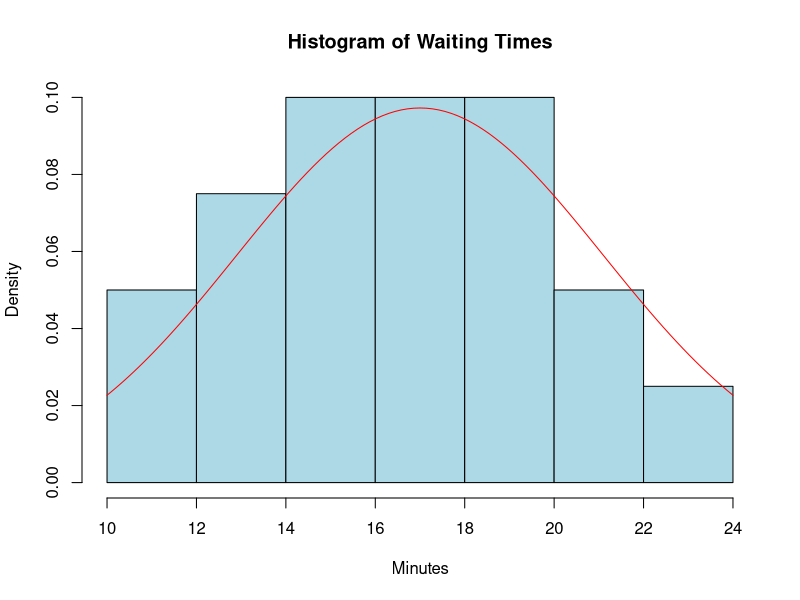
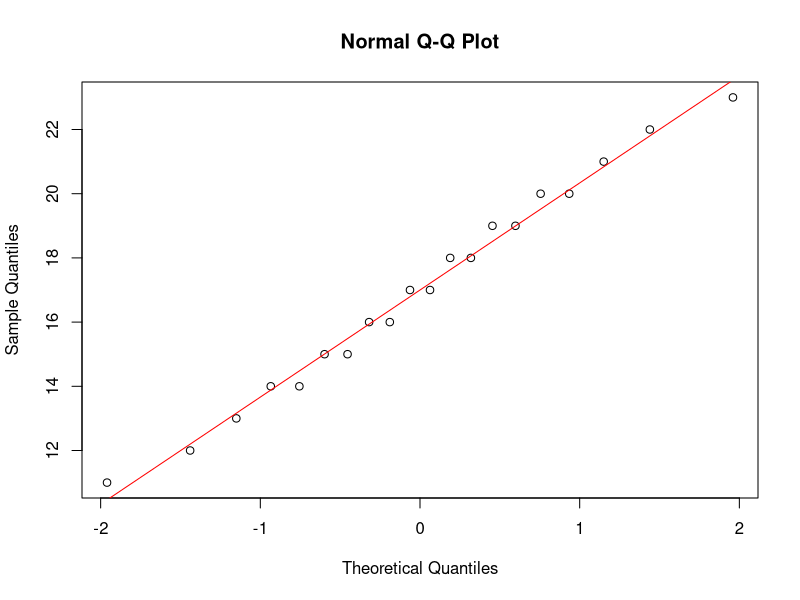
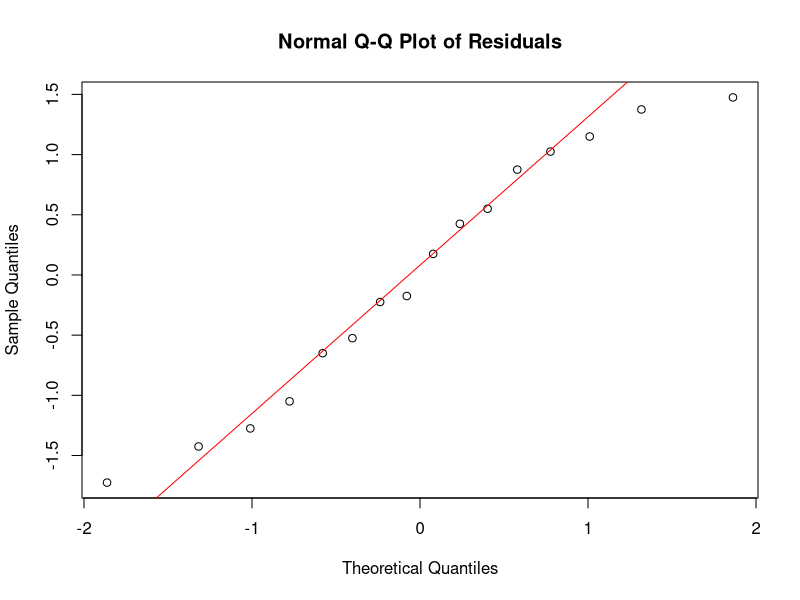
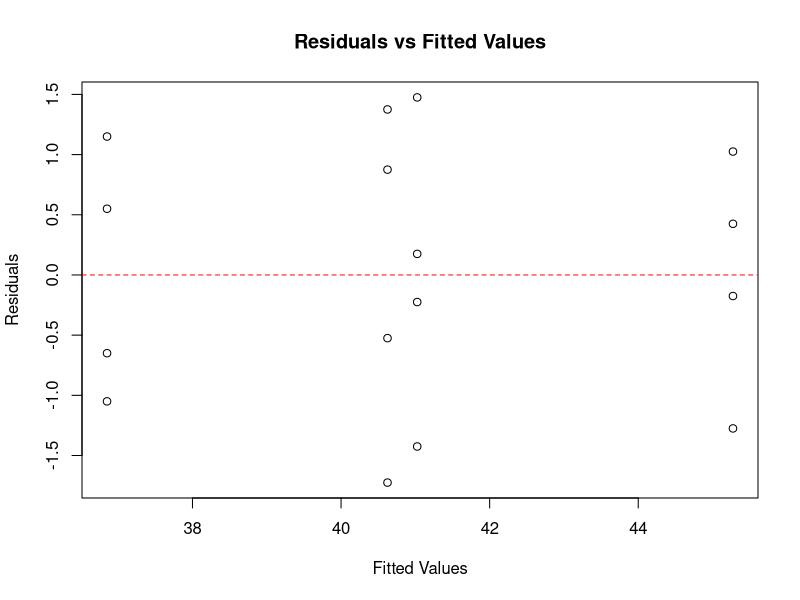

Recreate these plots in R, in order.
## ---- chunk 1
knitr::opts_chunk$set(message =  FALSE)
knitr::opts_chunk$set(warning =  FALSE)
knitr::opts_chunk$set(error =  FALSE)
bfcolor <- function(x, color) {
  if (knitr::is_latex_output()) {
    sprintf("\\textcolor{%s}{\\textbf{%s}}", color, x)
  } else if (knitr::is_html_output()) {
    sprintf("<span style='color: %s;'><b>%s</b></span>", color, x)
  } else x
}
## ---- chunk 2
x <- c(12,18,15,20,17,14,22,16,19,13,21,11,23,18,17,16,20,15,19,14)

#histograph
hist(x, main="Histogram of Waiting Times", xlab="Minutes", col="lightblue", freq=FALSE)
curve(dnorm(x, mean(x), sd(x)), add=TRUE, col="red")

#q-q plot
qqnorm(x, main="Normal Q-Q Plot")
qqline(x, col="red")

#shapiro-wilk test
shapiro.test(x)
## ---- chunk 3
n <- 20
s2 <- var(x)
sigma0_sq = 16

chi2_stat = (n-1) * s2 / sigma0_sq
chi2_stat

qchisq(c(0.025, 0.975), df = n-1)

p_val <- 2 * min(pchisq(chi2_stat, df=n-1), 1 - pchisq(chi2_stat, df=n-1))
p_val
## ---- chunk 4
comp1 <- c(1.12, 1.73, 1.04, 1.86, 1.47, 2.10)
comp2 <- c(1.15, 1.72, 1.10, 1.87, 1.46, 2.15)
d <- comp1 - comp2  # differences

t.test(comp1, comp2, paired=TRUE)
## ---- chunk 5
# Data setup
strength <- c(42.5, 40.8, 39.6, 41.2,
              45.1, 46.3, 44.0, 45.7,
              38.9, 40.1, 41.5, 42.0,
              36.2, 37.4, 35.8, 38.0)
method <- factor(rep(1:4, each = 4))

model <- aov(strength ~ method)
## ---- chunk 6
summary(model)
## ---- chunk 7
#| fig-cap: "Normal Q-Q Plot of Residuals"
#| label: fig-qq

qqnorm(residuals(model), main = "Normal Q-Q Plot of Residuals")
qqline(residuals(model), col = "red")
## ---- chunk 8
shapiro.test(residuals(model))
## ---- chunk 9
#| fig-cap: "Residuals vs Fitted Values"
#| label: fig-resfit

plot(fitted(model), residuals(model),
     xlab = "Fitted Values", ylab = "Residuals",
     main = "Residuals vs Fitted Values")
abline(h = 0, col = "red", lty = 2)
## ---- chunk 10
# Bartlett's test for equal variances (base R)
bartlett.test(strength ~ method)
## ---- chunk 11
# Extract ANOVA values
anova_table <- summary(model)[[1]]
MSE        <- anova_table["Residuals", "Mean Sq"]
df_error   <- anova_table["Residuals", "Df"]
n_per_group <- 4
a           <- 4

# Group means
group_means <- tapply(strength, method, mean)

# LSD value
LSD <- qt(0.025, df = df_error, lower.tail = FALSE) * sqrt(2 * MSE / n_per_group)
cat("LSD =", round(LSD, 4), "\n\n")

# All pairwise comparisons
pairs <- combn(levels(method), 2)
cat("Pairwise mean differences vs LSD:\n")
for (k in 1:ncol(pairs)) {
  i <- pairs[1, k]; j <- pairs[2, k]
  diff <- abs(group_means[i] - group_means[j])
  sig  <- ifelse(diff > LSD, "Significant", "Not significant")
  cat(sprintf("  Method %s vs Method %s: |diff| = %.4f  --> %s\n", i, j, diff, sig))
}
## ---- chunk 12
# Bonferroni-adjusted pairwise t-tests (base R)
pairwise.t.test(strength, method, p.adjust.method = "bonferroni")
## ---- chunk 13
pf(24.06, df1 = 5, df2 = 24, lower.tail = FALSE)
